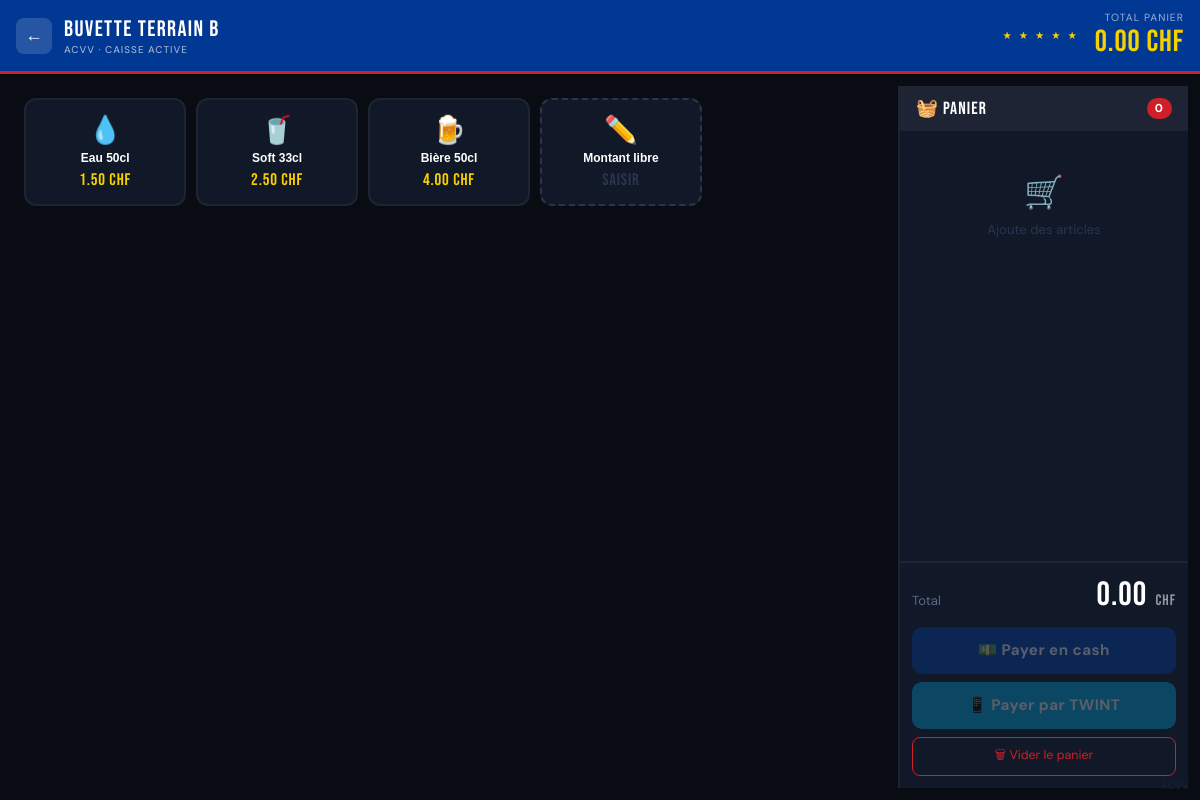
Page /caisse/3 on the committed database.
### tables this page shows
CREATE TABLE stands (
            id INTEGER PRIMARY KEY AUTOINCREMENT,
            nom TEXT NOT NULL,
            description TEXT,
            actif INTEGER DEFAULT 1
        );

CREATE TABLE articles (
            id INTEGER PRIMARY KEY AUTOINCREMENT,
            stand_id INTEGER NOT NULL,
            nom TEXT NOT NULL,
            prix REAL NOT NULL,
            emoji TEXT DEFAULT '🍺',
            actif INTEGER DEFAULT 1,
            FOREIGN KEY (stand_id) REFERENCES stands(id)
        );

### app.py (the view)
@app.route("/caisse/<int:stand_id>")
def caisse(stand_id):
    db = get_db()
    stand = db.execute("SELECT * FROM stands WHERE id = ?", (stand_id,)).fetchone()
    articles = db.execute(
        "SELECT * FROM articles WHERE stand_id = ? AND actif = 1 ORDER BY prix",
        (stand_id,)
    ).fetchall()
    db.close()
    if not stand:
        return "Stand introuvable", 404
    return render_template("caisse.html", stand=stand, articles=articles)

### database.py (called while the page is built)
def get_db():
    conn = sqlite3.connect(DB_PATH)
    conn.row_factory = sqlite3.Row
    return conn

### templates/caisse.html (shortened to what this page needs)
<!DOCTYPE html>
<html lang="fr">
<head>
</head>
<body>
<div class="header">
  <div class="header-left">
    <button class="btn-back" onclick="window.location='/'">←</button>
    <div class="stand-title">
      {{ stand.nom }}
      <small>ACVV · Caisse active</small>
    </div>
  </div>
  <div class="header-right">
    <div class="stars-sm">★ ★ ★ ★ ★</div>
    <div class="header-total">
      <div class="label">Total panier</div>
      <div class="montant" id="header-total">0.00 CHF</div>
    </div>
  </div>
</div>
<div class="main">
  <div class="articles-panel">
    {% for article in articles %}
    <button class="article-btn" onclick="ajouterArticle({{ article.id }}, '{{ article.nom|e }}', {{ article.prix }}, '{{ article.emoji }}')">
      <span class="article-emoji">{{ article.emoji }}</span>
      <span class="article-nom">{{ article.nom }}</span>
      <span class="article-prix">{{ "%.2f"|format(article.prix) }} CHF</span>
    </button>
    {% endfor %}
    <button class="article-btn" onclick="ouvrirMontantLibre()" style="border-style:dashed; border-color:var(--gris3)">
      <span class="article-emoji">✏️</span>
      <span class="article-nom">Montant libre</span>
      <span class="article-prix" style="color:#2a3550">Saisir</span>
    </button>
  </div>
  <div class="panier-panel">
    <div class="panier-header">
      <span>🧺 Panier</span>
      <span class="panier-count" id="panier-count">0</span>
    </div>
    <div class="panier-items" id="panier-items">
      <div class="panier-vide"><span class="icon">🛒</span>Ajoute des articles</div>
    </div>
    <div class="panier-footer">
      <div class="total-ligne">
        <span class="total-label">Total</span>
        <div class="total-montant" id="total-montant">0.00 <span>CHF</span></div>
      </div>
      <div class="paiement-btns">
        <button class="btn-pay btn-cash" id="btn-cash" onclick="ouvrirModalPaiement('cash')" disabled>💵 Payer en cash</button>
        <button class="btn-pay btn-twint" id="btn-twint" onclick="ouvrirModalPaiement('twint')" disabled>📱 Payer par TWINT</button>
        <button class="btn-vider" onclick="viderPanier()">🗑 Vider le panier</button>
      </div>
    </div>
    <div class="acvv-watermark">ACVV</div>
  </div>
</div>
</body>
</html>

### rows in the picture
stands: nom "Buvette Terrain B"
articles: emoji "💧", nom "Eau 50cl", prix "1.50"
articles: emoji "🥤", nom "Soft 33cl", prix "2.50"
articles: emoji "🍺", nom "Bière 50cl", prix "4.00"
